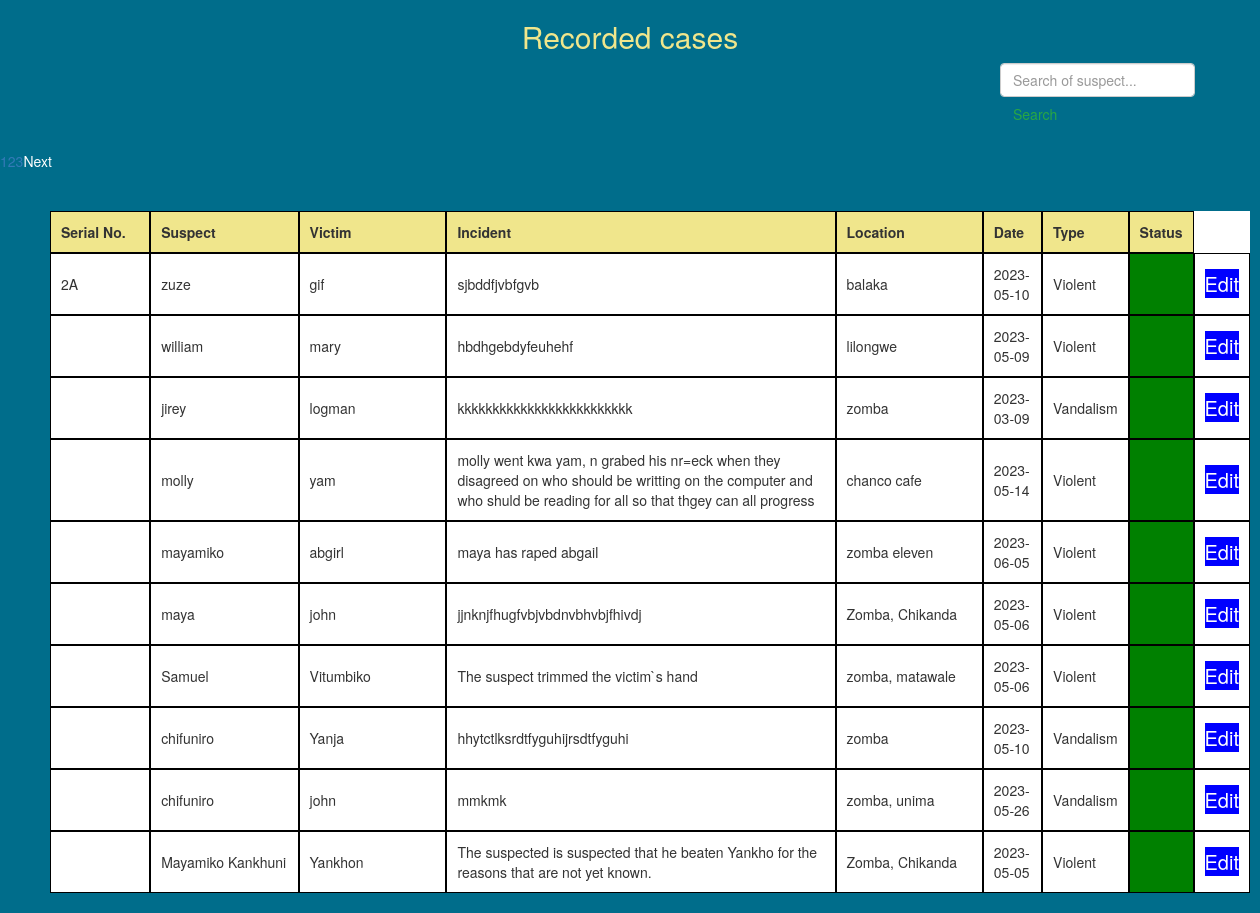
The app's page /cases/View_cases.php with its own data.
### tables this page shows
CREATE TABLE `cases` (
  `suspect_name` text NOT NULL,
  `victim_name` text NOT NULL,
  `incident` varchar(10000) NOT NULL,
  `serial_no` varchar(5) NOT NULL,
  `location` varchar(100) NOT NULL,
  `date` date NOT NULL,
  `type` varchar(50) NOT NULL,
  `file` binary(255) NOT NULL,
  `id` int(11) NOT NULL
);

### cases/View_cases.php (the view, shortened to what this page needs)
<!DOCTYPE html>
<html>
<head>
</head>
<body>
<link rel="stylesheet" href="https://stackpath.bootstrapcdn.com/bootstrap/4.5.0/css/bootstrap.min.css">
<link rel="stylesheet" href="https://maxcdn.bootstrapcdn.com/bootstrap/4.3.1/css/bootstrap.min.css">
<link rel="stylesheet" href="https://maxcdn.bootstrapcdn.com/bootstrap/3.3.7/css/bootstrap.min.css">
  <h2 style="color: khaki; font-weight: 300; margin-top: 20px"> Recorded cases</h2>
<form method="POST" action="View_cases.php" class="form-inline my-2 my-lg-0">
  <input class="form-control mr-sm-2" type="search" placeholder="Search of suspect..." aria-label="Search" name="search">
  <button class="btn btn-outline-success my-2 my-sm-0" type="submit">Search</button>
</form>
<table class="cases-table">
<tr>
   <th style="width: 10%;">Serial No.</th>
    <th style="width: 15%;">Suspect</th>
    <th style="width: 15%;">Victim</th>
    <th style="width: 40%;">Incident</th>
    <th style="width: 15%;">Location</th>
    <th style="width: 15%;">Date</th>
    <th style="width: 15%;">Type</th>
    <th style="width: 10%;">Status</th>
  </tr>
<?php
include('../db/Connections.php');
$records_per_page = 10;
if (!isset($_GET['page'])) {
  $current_page = 1;
} else {
  $current_page = $_GET['page'];
}
$start_record = ($current_page - 1) * $records_per_page;
if (!empty($_POST['search'])) {
  $search = mysqli_real_escape_string($conn, $_POST['search']);
  $sql = "SELECT * FROM cases WHERE suspect_name LIKE '%$search%' OR victim_name LIKE '%$search%'  OR serial_no LIKE '%$search%' OR status LIKE '%$search%' OR type LIKE '%$search%' ORDER BY id DESC LIMIT $start_record, $records_per_page";
} else {
  $sql = "SELECT * FROM cases ORDER BY id DESC LIMIT $start_record, $records_per_page";
}
$result = mysqli_query($conn, $sql);
if (!empty($_POST['search'])) {
  $search = mysqli_real_escape_string($conn, $_POST['search']);
  $sql = "SELECT COUNT(*) FROM cases WHERE suspect_name LIKE '%$search%' OR victim_name LIKE '%$search%'";
} else {
  $sql = "SELECT COUNT(*) FROM cases";
}
$total_records_result = mysqli_query($conn, $sql);
$total_records = mysqli_fetch_array($total_records_result)[0];
$total_pages = ceil($total_records / $records_per_page);
echo "<div class='pagination'>";
for ($i = 1; $i <= $total_pages; $i++) {
  if ($i == $current_page) {
    echo "<a class='active' href='View_cases.php?page=".$i."'>".$i."</a>";
  } else {
    echo "<a href='View_cases.php?page=".$i."'>".$i."</a>";
  }
}
if ($current_page < $total_pages) {
  echo "<a  href='View_cases.php?page=".($current_page+1)."' style='color: white;'>Next</a>";
}
echo '<div class="data-container">';
if (mysqli_num_rows($result) >0) {
  while ($row = mysqli_fetch_assoc($result)) {
    echo "<tr>";
    echo "<td>" . $row['serial_no'] . "</td>";
    echo "<td>" . $row['suspect_name'] . "</td>";
    echo "<td>" . $row['victim_name'] . "</td>";
    echo "<td>" . $row['incident'] . "</td>";
    echo "<td>" . $row['location'] . "</td>";
    echo "<td>" . $row['date'] . "</td>";
    echo "<td>" . $row['type'] . "</td>";
    echo '<td style="background-color: green; color: white; padding: 5px;">' . $row['status'] . '</td>';
    echo "<td><a href='update_case.php?id=" . $row["id"] . "' style='background-color: blue; text-decoration: none; border-radius: 5px, width: 30px, height: 12px; color: white; font-size: 20px;'>Edit</a></td>";
    echo "</tr>";
  }
} else {
$message = "Currently there is no suspect or victim named "  .$_POST['search']; ;
echo "<div style='color: white; padding: 10px; font-size: 30px; font-weight: 300;'>" . $message . "</div>";
}
?>
</table>
</body>
</html>

### cases/View_cases.php (style rules this page uses)
form { margin-left: 1000px; }
h2 { text-align: center; }
body { background-color: rgb(0, 109, 139); }
table { margin-left: 50px; margin-right: 20px; border-collapse: collapse; text-align: center; background-color: white; margin-top: 20px; margin-bottom: 20px; border-collapse: separate; border-spacing: 1 10px; width: 1200px; }
td, th { border: 1px solid black; padding: 10px; }
th { background-color: khaki; }
td { background-color: white; text-align: left; }
td + td { margin-left: 10px; }
tr:nth-child(even) { background-color: #f2f2f2; }
tr { border-bottom: 1px solid #ddd; }

### records on screen
cases: serial_no "2A", suspect_name "zuze", victim_name "gif", incident "sjbddfjvbfgvb", location "balaka", date "2023-05-10", type "Violent"
cases: suspect_name "william", victim_name "mary", incident "hbdhgebdyfeuhehf", location "lilongwe", date "2023-05-09", type "Violent"
cases: suspect_name "jirey", victim_name "logman", incident "kkkkkkkkkkkkkkkkkkkkkkkkk", location "zomba", date "2023-03-09", type "Vandalism"
cases: suspect_name "molly", victim_name "yam", incident "molly went kwa yam, n grabed his nr=eck when they disagreed on who should be writting on the computer and who shuld be reading for all so that thgey can all progress", location "chanco cafe", date "2023-05-14", type "Violent"
cases: suspect_name "mayamiko", victim_name "abgirl", incident "maya has raped abgail", location "zomba eleven", date "2023-06-05", type "Violent"
cases: suspect_name "maya", victim_name "john", incident "jjnknjfhugfvbjvbdnvbhvbjfhivdj", location "Zomba, Chikanda", date "2023-05-06", type "Violent"
cases: suspect_name "Samuel", victim_name "Vitumbiko", incident "The suspect trimmed the victim`s hand", location "zomba, matawale", date "2023-05-06", type "Violent"
cases: suspect_name "chifuniro", victim_name "Yanja", incident "hhytctlksrdtfyguhijrsdtfyguhi", location "zomba", date "2023-05-10", type "Vandalism"
cases: suspect_name "chifuniro", victim_name "john", incident "mmkmk", location "zomba, unima", date "2023-05-26", type "Vandalism"
cases: suspect_name "Mayamiko Kankhuni", victim_name "Yankhon", incident "The suspected is suspected that he beaten Yankho for the reasons that are not yet known.", location "Zomba, Chikanda", date "2023-05-05", type "Violent", $row["id"] 12 (drawn)
